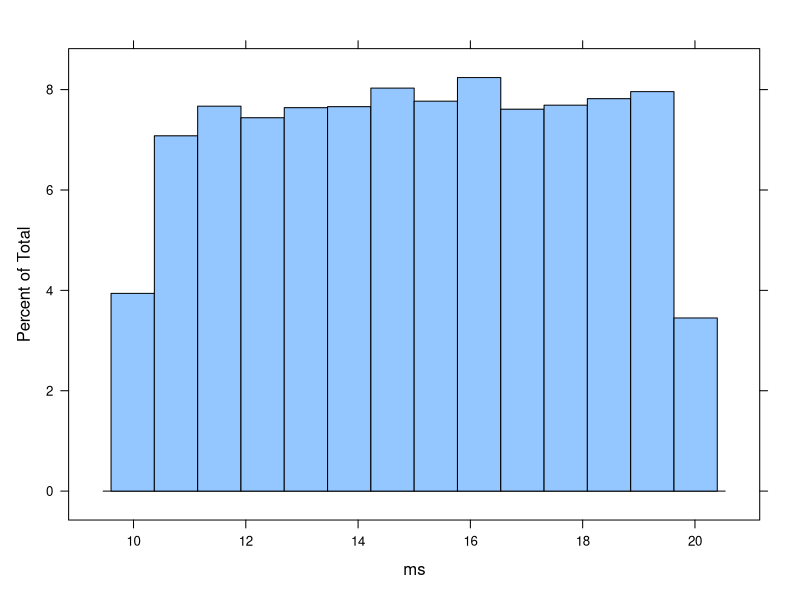
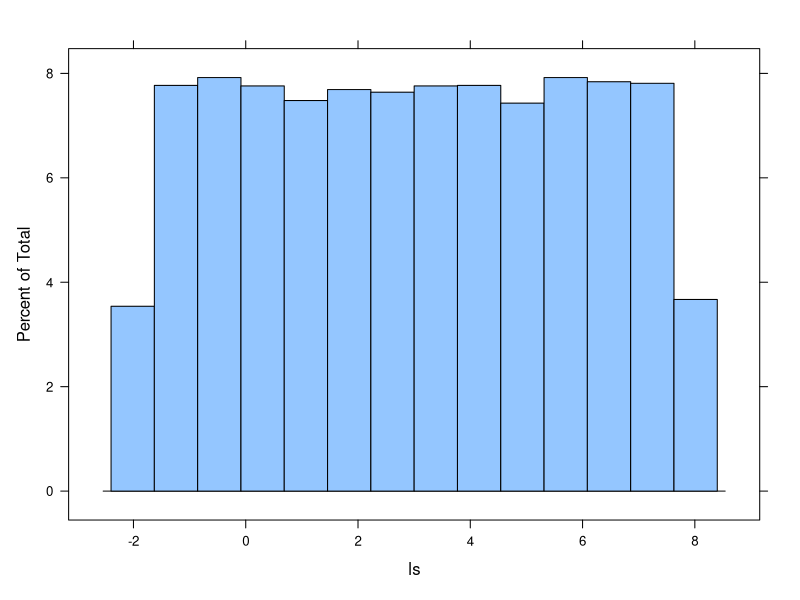
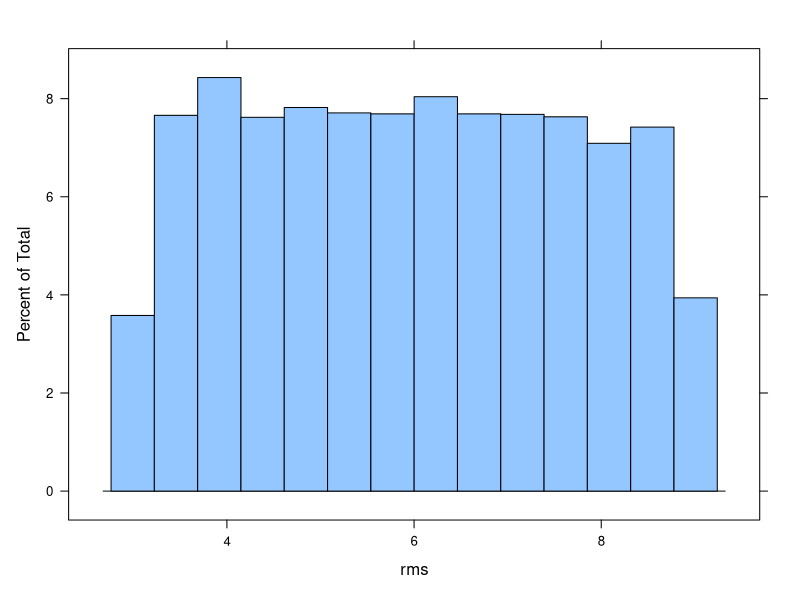
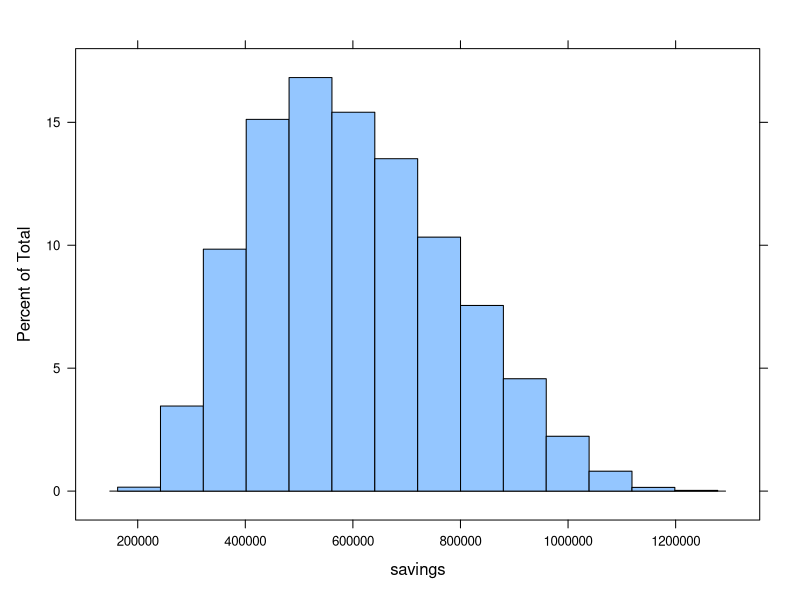

Reproduce these figures in R, in order.
## ---- chunk 1
n <- 10000
ms <- runif(n, 10, 20)
ls <- runif(n, -2, 8)
rms <- runif(n, 3, 9)
pl <- runif(n, 15000, 35000)

savings <- (ms + ls + rms) * pl


## ---- chunk 2
library(lattice)
summary(savings)
histogram(ms)
histogram(ls)
histogram(rms)
histogram(savings)
## ---- chunk 3
cost <- 400000
breakeven <- savings >= cost
sum(breakeven)/length(breakeven)
